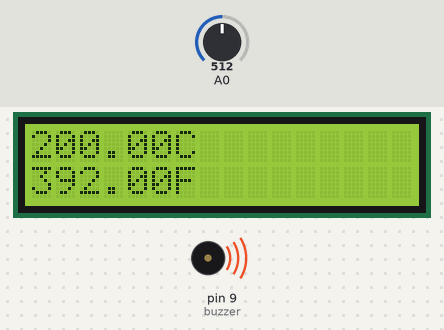
Bench run of a sketch on a simulated Arduino Uno, built with avr-gcc and run on an emulated ATmega328P. On the bench: 16×2 character LCD, buzzer (waves = sounding). The inputs (shaded band) are chosen by the test bench; at power-on: A0 = 512.

Above: at 1.2 s.
1.3 s: A0 set to 177
At 2.1 s:
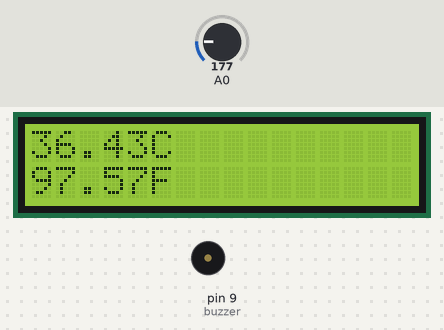
3.8 s: A0 set to 155
At 4.4 s:
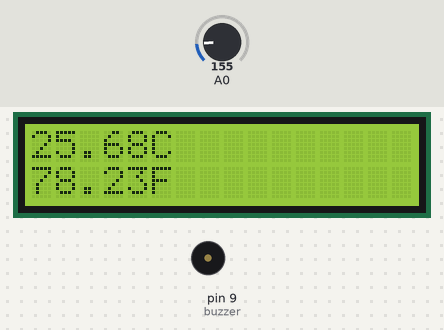
5.4 s: A0 set to 122
At 6.3 s:
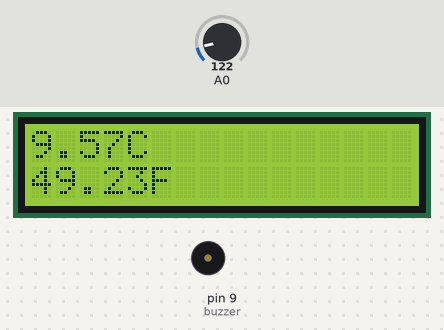
Timing chart, 0 to 8.4 s (numbered marks = the images above; inputs shaded):
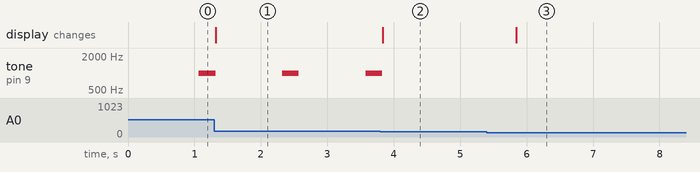

Measured:
- the behaviour switches between 164 and 163 on A0 (found by bisection; images 1 and 2)
- after the input at 1.3 s, the display: changes at once (image 1)
- after the input at 3.8 s, tone on pin 9 (buzzer): goes on until 3.8 s, then stays silent; the display: changes at once (image 2)
- after the input at 5.4 s, the display: changes after 0.44 s (image 3)
- by itself, tone on pin 9 (buzzer): alternates 1000 Hz for 0.25 s and silent for 1.0 s

The sketch:

programel.ino
```cpp
#include <LiquidCrystal.h>
#include <avr/io.h>
#include<avr/interrupt.h>
#include <avr/delay.h>

LiquidCrystal lcd(12, 11, 5, 4, 3, 2); //Digital pins to which you connect the LCD
const int inPin = 0;
const int buzzer=9;

void timer0_init(void);

void adc_init(void){
 ADCSRA |= ((1<<ADPS2)|(1<<ADPS1)|(1<<ADPS0));    //16Mhz/128 = 125Khz the ADC reference clock
 ADMUX |= (1<<REFS0);                //Voltage reference from Avcc (5v)
 ADCSRA |= (1<<ADEN);                //Turn on ADC
 ADCSRA |= (1<<ADSC);                //Do an initial conversion because this one is the slowest and to ensure that everything is up and running
}

uint16_t read_adc(uint8_t channel){
 ADMUX &= 0xF0;                    //Clear the older channel that was read
 ADMUX |= channel;                //Defines the new ADC channel to be read
 ADCSRA |= (1<<ADSC);                //Starts a new conversion
 while(ADCSRA & (1<<ADSC));            //Wait until the conversion is done
 return ADCW;                    //Returns the ADC value of the chosen channel
}

void timer0_init(void){
  DDRB |= (1<<PB1);
TCCR0A |= ((1<<COM0A1)|(1<<WGM01)|(1<<WGM00));    //Enable pwm mode in pin PD6 and set the WGM bits to Fast pwm mode
TCCR0B |= ((1<<CS01)|(1<<CS00));                  //Set prescaler to 32
}
void setup()
{

  DDRB |= (1<<PB1);
  timer0_init();
  sei();
  adc_init();
  DDRB |= (1<<PB1);
  lcd.begin(16,2);
}

void init_PWM2(){
DDRB |= 1<<PB1;
  TCCR1B=0b00000011;
}

void loop()
{
  int value = read_adc(inPin); // read the value from the sensor
  lcd.setCursor(0,1);
  float millivolts = (value / 1024.0) * 5;
  float celsius = (millivolts-0.5)*100;
  lcd.clear();
  lcd.setCursor(0,0);
  lcd.print(celsius);
  lcd.print("C");
  lcd.setCursor(0,1);
  lcd.print((celsius * 9)/5 + 32); //turning the celsius into fahrehait
  lcd.print("F");
  delay(1000);
  if(celsius>30.0){//PORTB |=(1<<PB1);init_PWM2();
    tone(buzzer,1000);delay(250);noTone(buzzer);}//else PORTB&=~(1<<PB1);
}
```
